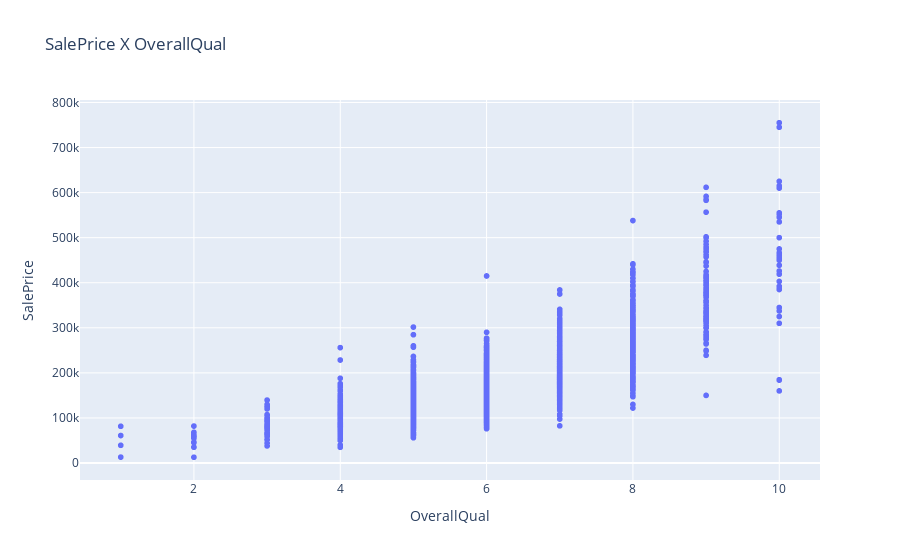
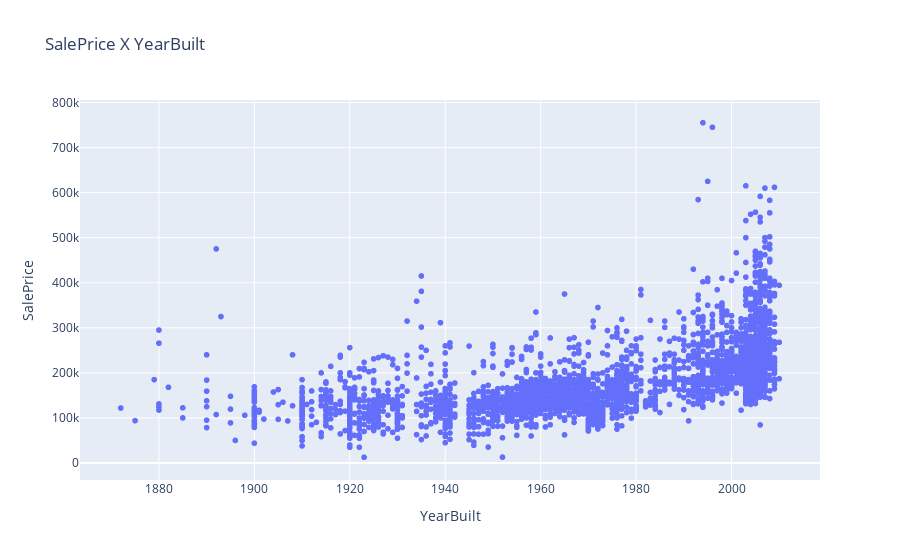
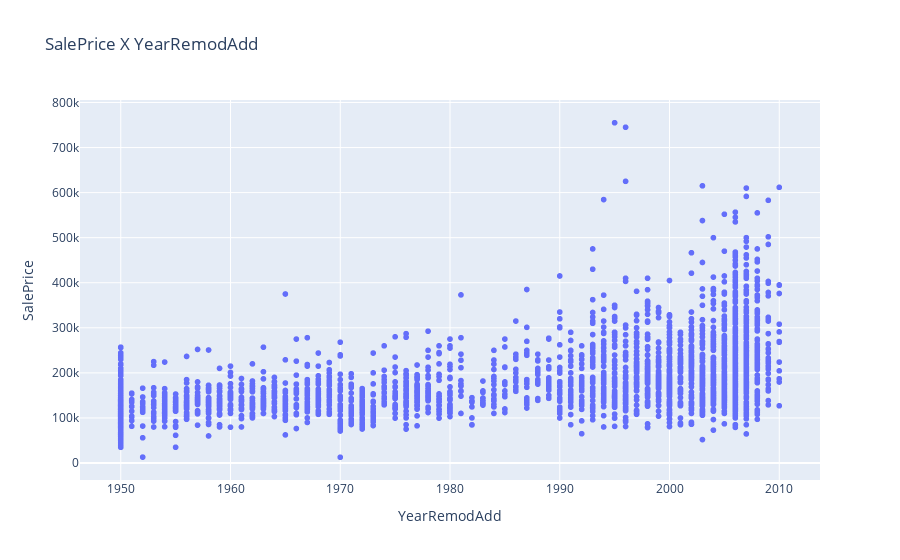
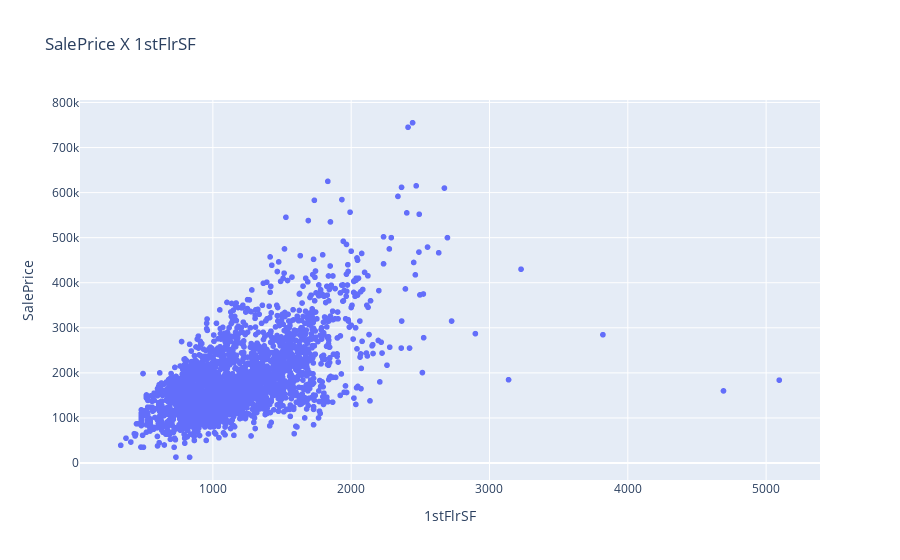

The notebook cell these images were saved under, in order:
### Code cell
print_scatterplots(data, 'SalePrice', ['OverallQual', 'YearBuilt', 'YearRemodAdd', '1stFlrSF'])

### Figure 1 — Plotly figure (JSON) as saved in the notebook; plotly's stock layout.template omitted (floating-point values rounded to 4 significant figures; data arrays with more than 128 entries replaced by an {"elided": "..."} marker saying what was removed)
{"data": [{"hovertemplate": "OverallQual=%{x}<br>SalePrice=%{y}<extra></extra>", "legendgroup": "", "marker": {"color": "#636efa", "symbol": "circle"}, "mode": "markers", "name": "", "showlegend": false, "type": "scattergl", "x": {"elided": "2930 int values"}, "xaxis": "x", "y": {"elided": "2930 int values"}, "yaxis": "y"}], "layout": {"legend": {"tracegroupgap": 0}, "title": {"text": "SalePrice X OverallQual"}, "xaxis": {"anchor": "y", "domain": [0, 1], "title": {"text": "OverallQual"}}, "yaxis": {"anchor": "x", "domain": [0, 1], "title": {"text": "SalePrice"}}}}

### Figure 2 — Plotly figure (JSON) as saved in the notebook; plotly's stock layout.template omitted (floating-point values rounded to 4 significant figures; data arrays with more than 128 entries replaced by an {"elided": "..."} marker saying what was removed)
{"data": [{"hovertemplate": "YearBuilt=%{x}<br>SalePrice=%{y}<extra></extra>", "legendgroup": "", "marker": {"color": "#636efa", "symbol": "circle"}, "mode": "markers", "name": "", "showlegend": false, "type": "scattergl", "x": {"elided": "2930 int values"}, "xaxis": "x", "y": {"elided": "2930 int values"}, "yaxis": "y"}], "layout": {"legend": {"tracegroupgap": 0}, "title": {"text": "SalePrice X YearBuilt"}, "xaxis": {"anchor": "y", "domain": [0, 1], "title": {"text": "YearBuilt"}}, "yaxis": {"anchor": "x", "domain": [0, 1], "title": {"text": "SalePrice"}}}}

### Figure 3 — Plotly figure (JSON) as saved in the notebook; plotly's stock layout.template omitted (floating-point values rounded to 4 significant figures; data arrays with more than 128 entries replaced by an {"elided": "..."} marker saying what was removed)
{"data": [{"hovertemplate": "YearRemodAdd=%{x}<br>SalePrice=%{y}<extra></extra>", "legendgroup": "", "marker": {"color": "#636efa", "symbol": "circle"}, "mode": "markers", "name": "", "showlegend": false, "type": "scattergl", "x": {"elided": "2930 int values"}, "xaxis": "x", "y": {"elided": "2930 int values"}, "yaxis": "y"}], "layout": {"legend": {"tracegroupgap": 0}, "title": {"text": "SalePrice X YearRemodAdd"}, "xaxis": {"anchor": "y", "domain": [0, 1], "title": {"text": "YearRemodAdd"}}, "yaxis": {"anchor": "x", "domain": [0, 1], "title": {"text": "SalePrice"}}}}

### Figure 4 — Plotly figure (JSON) as saved in the notebook; plotly's stock layout.template omitted (floating-point values rounded to 4 significant figures; data arrays with more than 128 entries replaced by an {"elided": "..."} marker saying what was removed)
{"data": [{"hovertemplate": "1stFlrSF=%{x}<br>SalePrice=%{y}<extra></extra>", "legendgroup": "", "marker": {"color": "#636efa", "symbol": "circle"}, "mode": "markers", "name": "", "showlegend": false, "type": "scattergl", "x": {"elided": "2930 int values"}, "xaxis": "x", "y": {"elided": "2930 int values"}, "yaxis": "y"}], "layout": {"legend": {"tracegroupgap": 0}, "title": {"text": "SalePrice X 1stFlrSF"}, "xaxis": {"anchor": "y", "domain": [0, 1], "title": {"text": "1stFlrSF"}}, "yaxis": {"anchor": "x", "domain": [0, 1], "title": {"text": "SalePrice"}}}}
